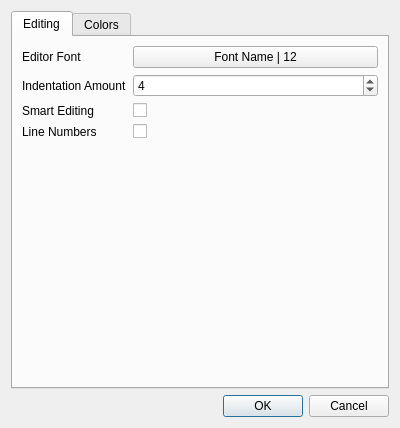
<?xml version="1.0" encoding="UTF-8"?>
<ui version="4.0">
 <class>Settings</class>
 <widget class="QDialog" name="Settings">
  <property name="geometry">
   <rect>
    <x>0</x>
    <y>0</y>
    <width>400</width>
    <height>351</height>
   </rect>
  </property>
  <property name="windowTitle">
   <string>Dialog</string>
  </property>
  <layout class="QVBoxLayout" name="verticalLayout">
   <item>
    <widget class="QTabWidget" name="tabWidget">
     <property name="currentIndex">
      <number>0</number>
     </property>
     <widget class="QWidget" name="tab">
      <attribute name="title">
       <string>Editing</string>
      </attribute>
      <layout class="QHBoxLayout" name="horizontalLayout">
       <item>
        <layout class="QFormLayout" name="formLayout">
         <item row="0" column="0">
          <widget class="QLabel" name="label">
           <property name="text">
            <string>Editor Font</string>
           </property>
          </widget>
         </item>
         <item row="0" column="1">
          <widget class="QPushButton" name="fontButton">
           <property name="text">
            <string>Font Name | 12</string>
           </property>
          </widget>
         </item>
         <item row="1" column="0">
          <widget class="QLabel" name="label_2">
           <property name="text">
            <string>Indentation Amount</string>
           </property>
          </widget>
         </item>
         <item row="1" column="1">
          <widget class="QSpinBox" name="tabWidth">
           <property name="minimum">
            <number>1</number>
           </property>
           <property name="maximum">
            <number>8</number>
           </property>
           <property name="value">
            <number>4</number>
           </property>
          </widget>
         </item>
         <item row="2" column="0">
          <widget class="QLabel" name="label_3">
           <property name="text">
            <string>Smart Editing</string>
           </property>
          </widget>
         </item>
         <item row="3" column="0">
          <widget class="QLabel" name="label_5">
           <property name="text">
            <string>Line Numbers</string>
           </property>
          </widget>
         </item>
         <item row="2" column="1">
          <widget class="QCheckBox" name="smartEdit">
           <property name="text">
            <string/>
           </property>
          </widget>
         </item>
         <item row="3" column="1">
          <widget class="QCheckBox" name="lineNo">
           <property name="text">
            <string/>
           </property>
          </widget>
         </item>
        </layout>
       </item>
      </layout>
     </widget>
     <widget class="QWidget" name="tab_2">
      <attribute name="title">
       <string>Colors</string>
      </attribute>
      <layout class="QFormLayout" name="formLayout_2">
       <item row="0" column="0">
        <widget class="QLabel" name="label_4">
         <property name="text">
          <string>Color Scheme</string>
         </property>
        </widget>
       </item>
       <item row="0" column="1">
        <widget class="QComboBox" name="schemeChooser"/>
       </item>
       <item row="1" column="0">
        <widget class="QLabel" name="label_6">
         <property name="text">
          <string>Code Background</string>
         </property>
        </widget>
       </item>
       <item row="1" column="1">
        <widget class="QPushButton" name="background">
         <property name="text">
          <string/>
         </property>
        </widget>
       </item>
       <item row="2" column="0">
        <widget class="QLabel" name="label_7">
         <property name="text">
          <string>Code Foreground</string>
         </property>
        </widget>
       </item>
       <item row="2" column="1">
        <widget class="QPushButton" name="foreground">
         <property name="text">
          <string/>
         </property>
        </widget>
       </item>
       <item row="3" column="0">
        <widget class="QLabel" name="label_8">
         <property name="text">
          <string>Keywords</string>
         </property>
        </widget>
       </item>
       <item row="3" column="1">
        <widget class="QPushButton" name="keywords">
         <property name="text">
          <string/>
         </property>
        </widget>
       </item>
       <item row="4" column="0">
        <widget class="QLabel" name="label_9">
         <property name="text">
          <string>Types</string>
         </property>
        </widget>
       </item>
       <item row="4" column="1">
        <widget class="QPushButton" name="types">
         <property name="text">
          <string/>
         </property>
        </widget>
       </item>
       <item row="5" column="0">
        <widget class="QLabel" name="label_11">
         <property name="text">
          <string>Values</string>
         </property>
        </widget>
       </item>
       <item row="5" column="1">
        <widget class="QPushButton" name="values">
         <property name="text">
          <string/>
         </property>
        </widget>
       </item>
       <item row="6" column="0">
        <widget class="QLabel" name="label_12">
         <property name="text">
          <string>Comments</string>
         </property>
        </widget>
       </item>
       <item row="6" column="1">
        <widget class="QPushButton" name="comments">
         <property name="text">
          <string/>
         </property>
        </widget>
       </item>
       <item row="7" column="0">
        <widget class="QLabel" name="label_10">
         <property name="text">
          <string>Functions</string>
         </property>
        </widget>
       </item>
       <item row="8" column="0">
        <widget class="QLabel" name="label_13">
         <property name="text">
          <string>Terminsl Background</string>
         </property>
        </widget>
       </item>
       <item row="9" column="0">
        <widget class="QLabel" name="label_14">
         <property name="text">
          <string>Terminal Foreground</string>
         </property>
        </widget>
       </item>
       <item row="8" column="1">
        <widget class="QPushButton" name="termBackground">
         <property name="text">
          <string/>
         </property>
        </widget>
       </item>
       <item row="7" column="1">
        <widget class="QPushButton" name="functions">
         <property name="text">
          <string/>
         </property>
        </widget>
       </item>
       <item row="9" column="1">
        <widget class="QPushButton" name="termForeground">
         <property name="text">
          <string/>
         </property>
        </widget>
       </item>
       <item row="10" column="0">
        <widget class="QLabel" name="label_15">
         <property name="text">
          <string>Line No. Background</string>
         </property>
        </widget>
       </item>
       <item row="11" column="0">
        <widget class="QLabel" name="label_16">
         <property name="text">
          <string>Line No. Foreground</string>
         </property>
        </widget>
       </item>
       <item row="10" column="1">
        <widget class="QPushButton" name="linesBackground">
         <property name="text">
          <string/>
         </property>
        </widget>
       </item>
       <item row="11" column="1">
        <widget class="QPushButton" name="linesForeground">
         <property name="text">
          <string/>
         </property>
        </widget>
       </item>
      </layout>
     </widget>
    </widget>
   </item>
   <item>
    <widget class="QDialogButtonBox" name="buttonBox">
     <property name="orientation">
      <enum>Qt::Horizontal</enum>
     </property>
     <property name="standardButtons">
      <set>QDialogButtonBox::Cancel|QDialogButtonBox::Ok</set>
     </property>
    </widget>
   </item>
  </layout>
 </widget>
 <resources/>
 <connections/>
</ui>
